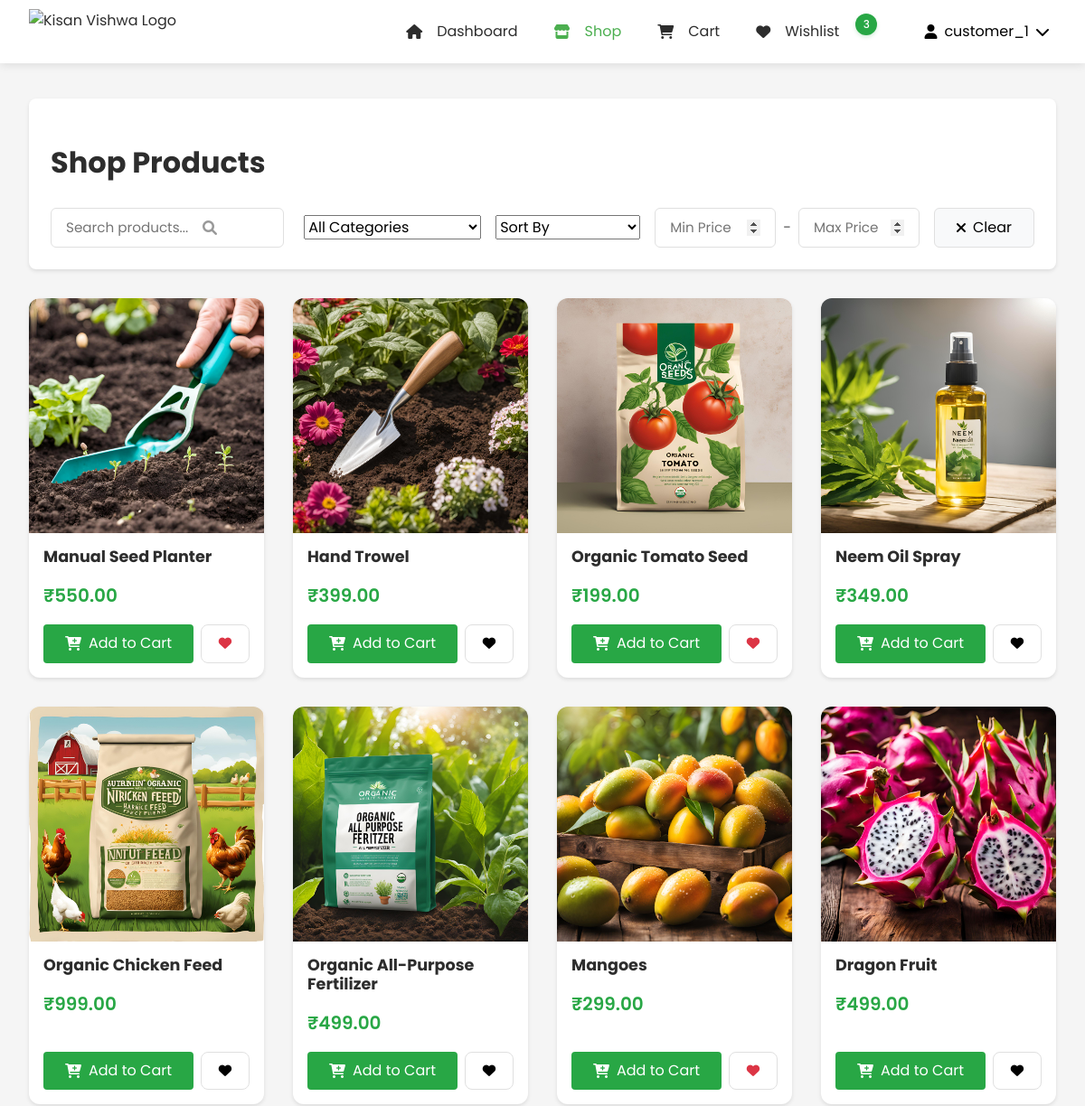
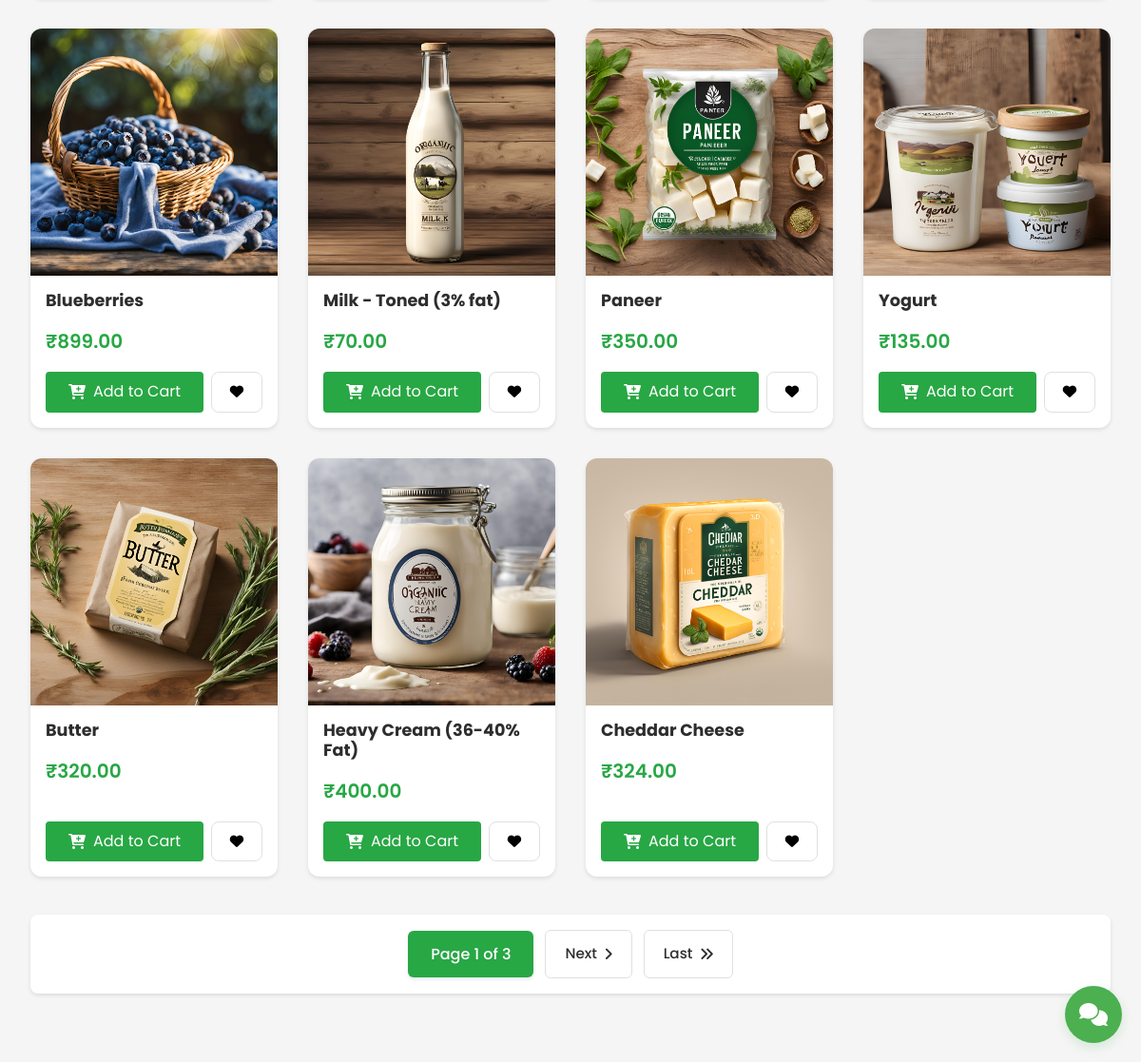
Page /customer/shop/ (signed in) on the committed database (2 pictures, top to bottom).
### product_app/models.py (models this page shows, shortened)
class Product(models.Model):
    CATEGORY_CHOICES = [
        ('vegetables', 'Vegetables'),
        ('fruits', 'Fruits'),
        ('grains', 'Grains'),
        ('dairy', 'Dairy'),
        ('tools', 'Tools & Equipment'),
        ('seeds', 'Seeds & Saplings'),
        ('pesticides', 'Pesticides & Fertilizers'),
        ('organic', 'Organic Products'),
        ('livestock', 'Livestock & Feed'),
        ('other', 'Other')
    ]
    name = models.CharField(max_length=200)
    category = models.CharField(max_length=100, choices=CATEGORY_CHOICES, default='other')
    price = models.DecimalField(max_digits=10, decimal_places=2)
    quantity = models.IntegerField()
    description = models.TextField()
    image = models.ImageField(
        upload_to='products/',
        null=True,
        blank=True
    )
    farmer = models.ForeignKey(User, on_delete=models.CASCADE)
    created_at = models.DateTimeField(auto_now_add=True)
    updated_at = models.DateTimeField(auto_now=True)
    is_featured = models.BooleanField(default=False)
    is_deleted = models.BooleanField(default=False)
    def get_image_url(self):
        if self.image and hasattr(self.image, 'url'):
            return self.image.url
        return static('images/default_product.jpg')

### customer_app/views.py (the view)
# urls.py: path('shop/', views.shop, name='shop'),
@login_required
def shop(request):
    products = Product.objects.filter(is_deleted=False)
    search_query = request.GET.get('search')
    if search_query:
        products = products.filter(
            Q(name__icontains=search_query) |
            Q(description__icontains=search_query) |
            Q(category__icontains=search_query)
        )
    categories = dict(Product.CATEGORY_CHOICES)
    category = request.GET.get('category')
    if category and category != 'all':
        products = products.filter(category=category)
    min_price = request.GET.get('min_price')
    max_price = request.GET.get('max_price')
    try:
        if min_price and min_price.strip():
            min_price = float(min_price)
            products = products.filter(price__gte=min_price)
        if max_price and max_price.strip():
            max_price = float(max_price)
            products = products.filter(price__lte=max_price)
    except ValueError:
        messages.error(request, 'Invalid price range entered')
    sort_by = request.GET.get('sort', 'default')
    if sort_by == 'price_low':
        products = products.order_by('price')
    elif sort_by == 'price_high':
        products = products.order_by('-price')
    elif sort_by == 'newest':
        products = products.order_by('-created_at')
    paginator = Paginator(products, 15)  # Show 15 products per page (3 rows × 5 columns)
    page = request.GET.get('page')
    products = paginator.get_page(page)
    wishlist_products = Product.objects.filter(wishlist__user=request.user)
    context = {
        'products': products,
        'categories': categories,
        'current_category': category,
        'current_sort': sort_by,
        'wishlist_products': wishlist_products,
        'min_price': min_price,
        'max_price': max_price
    }
    return render(request, 'customer_app/shop.html', context)

### customer_app/context_processors.py (called while the page is built, shortened)
def wishlist_and_cart_counts(request):
    if request.user.is_authenticated:
        cart_items = CartItem.objects.filter(user=request.user).select_related('product')
        wishlist_items = Wishlist.objects.filter(user=request.user)
        return {
            'cart_items_count': cart_items.count(),
            'cart_total': sum(item.total_price for item in cart_items),
            'wishlist_count': wishlist_items.count(),
            'wishlist_product_ids': set(item.product_id for item in wishlist_items)
        }

def wishlist_status(request):
    if request.user.is_authenticated:
        wishlist_items = Wishlist.objects.filter(user=request.user).select_related('product')
        return {
            'wishlist_product_ids': set(item.product.id for item in wishlist_items),
            'wishlist_products': [item.product for item in wishlist_items]
        }
    return {
        'wishlist_product_ids': set(),
        'wishlist_products': []
    }

def product_categories(request):
    CATEGORY_ICONS = {
        'vegetables': 'fa-carrot',
        'fruits': 'fa-apple-alt',
        'grains': 'fa-wheat',
        'dairy': 'fa-cheese',
        'tools': 'fa-tools',
        'seeds': 'fa-seedling',
        'pesticides': 'fa-spray-can',
        'organic': 'fa-leaf',
        'livestock': 'fa-cow',
        'other': 'fa-box'
    }
    return {
        'PRODUCT_CATEGORIES': Product.CATEGORY_CHOICES,
        'CATEGORY_ICONS': CATEGORY_ICONS
    }

### product_app/templatetags/custom_filters.py (called while the page is built)
@register.filter(name='get_item')
def get_item(dictionary, key):
    return dictionary.get(key, '')

### customer_app/templates/customer_app/shop.html (shortened to what this page needs)
{% load static %}
{% load custom_filters %}
<!DOCTYPE html>
<html lang="en">
<head>
    <link rel="stylesheet" href="https://cdnjs.cloudflare.com/ajax/libs/normalize/8.0.1/normalize.min.css">
    <link rel="stylesheet" href="https://cdnjs.cloudflare.com/ajax/libs/font-awesome/6.0.0/css/all.min.css">
    <link rel="stylesheet" type="text/css" href="{% static 'css/CustomerNavBar.css' %}">
    <link rel="stylesheet" type="text/css" href="{% static 'css/customerdesign.css' %}">
    <link rel="stylesheet" type="text/css" href="{% static 'css/shop.css' %}">
    <link rel="stylesheet" href="{% static 'css/chat_widget.css' %}">
</head>
<body>
    {% include 'NavBar/CustomerNavBar.html' %}
    <div id="chat-widget-container">
        {% include 'chatbot_app/chat_widget.html' %}
    </div>
    <div class="main-container">
        <main class="shop-container">
            <div class="shop-header">
                <h1>Shop Products</h1>
                <div class="filter-container">
                    <div class="filter-group-left">
                        <div class="shop-search-bar">
                            <input type="text"
                                   id="searchInput"
                                   placeholder="Search products..."
                                   value="{{ request.GET.search|default:'' }}">
                            <i class="fas fa-search search-icon" id="searchIcon"></i>
                        </div>
                        <div class="filter-selects-container">
                            <select id="categoryFilter" class="filter-select">
                                <option value="">All Categories</option>
                            </select>
                            <select id="sortFilter" class="filter-select">
                                <option value="default">Sort By</option>
                            </select>
                        </div>
                    </div>
                    <div class="filter-group-right">
                        <div class="price-range">
                            <input type="number"
                                   id="minPrice"
                                   placeholder="Min Price"
                                   value="{{ min_price|default:'' }}"
                                   step="1"
                                   min="0"
                                   oninput="validatePrice(this)"
                                   class="price-input">
                            <span>-</span>
                            <input type="number"
                                   id="maxPrice"
                                   placeholder="Max Price"
                                   value="{{ max_price|default:'' }}"
                                   step="1"
                                   min="0"
                                   oninput="validatePrice(this)"
                                   class="price-input">
                        </div>
                        <button id="clearFilters" class="clear-filters-btn">
                            <i class="fas fa-times"></i> Clear
                        </button>
                    </div>
                </div>
            </div>
            <div class="products-grid">
                {% for product in products %}
                <div class="product-card" data-product-id="{{ product.id }}">
                    <div class="product-image">
                        <img src="{{ product.get_image_url }}" alt="{{ product.name }}" loading="lazy">
                    </div>
                    <div class="product-details">
                        <h3>{{ product.name }}</h3>
                        <p class="product-price">₹{{ product.price }}</p>
                        <div class="product-actions">
                            <button class="add-to-cart-btn"
                                    onclick="addToCart('{{ product.id }}', this)"
                                    data-product-id="{{ product.id }}">
                                <i class="fas fa-cart-plus"></i> Add to Cart
                            </button>
                            <button class="add-to-wishlist" onclick="toggleWishlist('{{ product.id }}')" aria-label="Add to wishlist">
                                <i class="fas fa-heart {% if product in wishlist_products %}active{% endif %}"></i>
                            </button>
                        </div>
                    </div>
                </div>
                {% endfor %}
            </div>
            <div class="pagination">
                <span class="current-page">
                    Page {{ products.number }} of {{ products.paginator.num_pages }}
                </span>
                {% if products.has_next %}
                    <a href="?page={{ products.next_page_number }}" class="pagination-link">
                        Next <i class="fas fa-angle-right"></i>
                    </a>
                    <a href="?page={{ products.paginator.num_pages }}" class="pagination-link">
                        Last <i class="fas fa-angle-double-right"></i>
                    </a>
                {% endif %}
            </div>
        </main>
    </div>
</body>
</html>

### templates/NavBar/CustomerNavBar.html (shortened to what this page needs)
{% load static %}
<header class="site-header">
    <div class="header-container">
        <div class="brand">
            <a href="{% url 'customer_dashboard' %}" class="logo">
                <img src="{% static 'images/kisan_vishwa_logo.png' %}" alt="Kisan Vishwa Logo">
            </a>
        </div>
        <nav class="main-nav">
            <ul class="nav-list">
                <li>
                    <a href="{% url 'customer_dashboard' %}" class="nav-item {% if request.resolver_match.url_name == 'customer_dashboard' %}active{% endif %}">
                        <i class="fas fa-home"></i>
                        <span>Dashboard</span>
                    </a>
                </li>
                <li>
                    <a href="{% url 'shop' %}" class="nav-item {% if request.resolver_match.url_name == 'shop' %}active{% endif %}">
                        <i class="fas fa-store"></i>
                        <span>Shop</span>
                    </a>
                </li>
                <li>
                    <a href="{% url 'customer_cart' %}" class="nav-item {% if request.resolver_match.url_name == 'customer_cart' %}active{% endif %}">
                        <i class="fas fa-shopping-cart"></i>
                        <span>Cart</span>
                    </a>
                </li>
                <li>
                    <a href="{% url 'customer_wishlist' %}" class="nav-item {% if request.resolver_match.url_name == 'customer_wishlist' %}active{% endif %}">
                        <i class="fas fa-heart"></i>
                        <span>Wishlist</span>
                        {% if wishlist_count > 0 %}
                            <span class="badge">{{ wishlist_count }}</span>
                        {% endif %}
                    </a>
                </li>
            </ul>
            <div class="user-menu">
                <button class="user-menu-toggle">
                    <div class="user-info">
                        {% if user.customer_profile.profile_picture %}
                            <img src="{{ user.customer_profile.profile_picture.url }}" alt="" class="user-avatar">
                        {% else %}
                            <i class="fas fa-user"></i>
                        {% endif %}
                        <span>{{ user.username }}</span>
                        <i class="fas fa-chevron-down"></i>
                    </div>
                </button>
            </div>
        </nav>
    </div>
</header>

### static/css/CustomerNavBar.css (style rules this page uses)
:root { --warm-beige: #FAF7F2; --dark-beige: #E5E0D8; --dark-gray: #333333; --white: #ffffff; --forest-green: #28A745; --dark-green: #218838; --light-gray: #f9f9f9; --text-gray: #4A4A4A; --text-primary: #2D2D2D; --text-secondary: #555; --border-color: #e0e0e0; --shadow-color: rgba(0, 0, 0, 0.1); }
.site-header { background-color: var(--white); box-shadow: 0 2px 10px var(--shadow-color); position: fixed; width: 100%; top: 0; left: 0; z-index: 100; height: 70px; display: flex; align-items: center; isolation: isolate; }
.header-container { max-width: 1200px; width: 100%; margin: 0 auto; padding: 0 2rem; display: flex; justify-content: flex-start; align-items: center; height: 100%; gap: 2rem; }
.brand { display: flex; align-items: center; flex-shrink: 0; }
.logo { display: flex; align-items: center; text-decoration: none; color: var(--text-primary); padding-left: 0; }
.logo img { height: 50px; width: auto; margin-right: 12px; }
.main-nav { display: flex; align-items: center; margin-left: auto; gap: 1rem; isolation: isolate; }
.nav-list { display: flex; list-style: none; margin: 0; padding: 0; align-items: center; gap: 0.5rem; }
.nav-item { position: relative; display: flex; align-items: center; padding: 0.75rem 1rem; color: var(--text-primary); text-decoration: none; transition: color 0.3s; height: 100%; gap: 8px; }
.nav-item i { margin-right: 8px; }
.nav-item.active { color: #4CAF50; }
.badge { background-color: #4CAF50; color: white; padding: 4px 8px; border-radius: 12px; font-size: 0.75rem; font-weight: 500; min-width: 20px; height: 20px; display: inline-flex; align-items: center; justify-content: center; margin-left: 6px; box-shadow: 0 2px 4px rgba(76, 175, 80, 0.2); position: relative; top: -2px; }
.user-menu { position: relative; margin-left: 1rem; height: 100%; display: flex; align-items: center; }
.user-menu-toggle { background: none; border: none; padding: 0.5rem; cursor: pointer; display: flex; align-items: center; }
.user-info { display: flex; align-items: center; gap: 8px; }
body { padding-top: 45px !important; margin: 0; font-family: 'Poppins', sans-serif; isolation: isolate; }
@media (min-width: 1200px) { .header-container { padding: 0 2rem; } }

### static/css/customerdesign.css (style rules this page uses)
:root { --primary-color: #28a745; --secondary-color: #218838; --background-color: #FAF7F2; --text-primary: #2D2D2D; --text-secondary: #4A4A4A; --text-body: #555555; --white: #ffffff; --border-color: #e0e0e0; --shadow-sm: 0 2px 4px rgba(0, 0, 0, 0.1); --shadow-md: 0 4px 6px rgba(0, 0, 0, 0.1); --shadow-lg: 0 8px 16px rgba(0, 0, 0, 0.15); }
body { font-family: 'Poppins', sans-serif; margin: 0; padding: 0; background-color: var(--background-color); color: var(--text-body); line-height: 1.6; }
.main-container { max-width: 1200px; margin: 0 auto; padding: 2rem 1rem; min-height: calc(100vh - 70px); position: relative; z-index: 1; }
img { max-width: 100%; height: auto; }
.badge { background-color: var(--primary-color); color: var(--white); font-size: 0.75rem; font-weight: 500; min-width: 24px; height: 24px; padding: 0; border-radius: 50%; display: inline-flex; align-items: center; justify-content: center; margin-left: 6px; box-shadow: 0 2px 4px rgba(40, 167, 69, 0.2); position: relative; top: -8px; right: -4px; }

### customer_app/templates/customer_app/shop.html (style rules this page uses)
body { padding-top: 40px; background-color: #f5f5f5; }

### rows in the picture
Product: get_image_url (picture), name "Manual Seed Planter", price "550.00"
Product: get_image_url (picture), name "Hand Trowel", price "399.00"
Product: get_image_url (picture), name "Organic Tomato Seed", price "199.00"
Product: get_image_url (picture), name "Neem Oil Spray", price "349.00"
Product: get_image_url (picture), name "Organic Chicken Feed", price "999.00"
Product: get_image_url (picture), name "Organic All-Purpose Fertilizer", price "499.00"
Product: get_image_url (picture), name "Mangoes", price "299.00"
Product: get_image_url (picture), name "Dragon Fruit", price "499.00"
Product: get_image_url (picture), name "Blueberries", price "899.00"
Product: get_image_url (picture), name "Milk - Toned (3% fat)", price "70.00"
Product: get_image_url (picture), name "Paneer", price "350.00"
Product: get_image_url (picture), name "Yogurt", price "135.00"
Product: get_image_url (picture), name "Butter", price "320.00"
Product: get_image_url (picture), name "Heavy Cream (36-40% Fat)", price "400.00"
Product: get_image_url (picture), name "Cheddar Cheese", price "324.00"

### other values in the picture
{{ wishlist_count }} "3"
{{ user.username }} "customer_1"
{{ products.number }} "1"
{{ products.paginator.num_pages }} "3"
